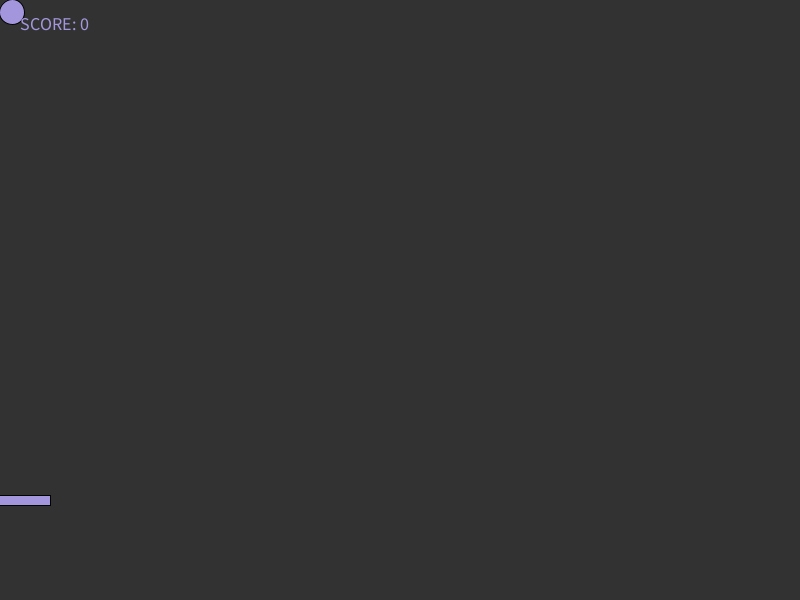
Frame 1 (no input)
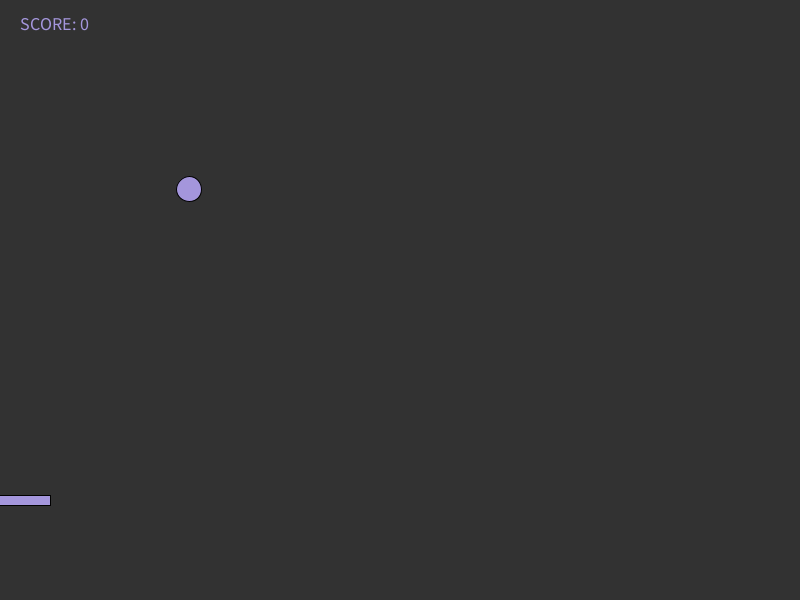
Frame 60 (the mouse pressed at the canvas centre just before this capture)
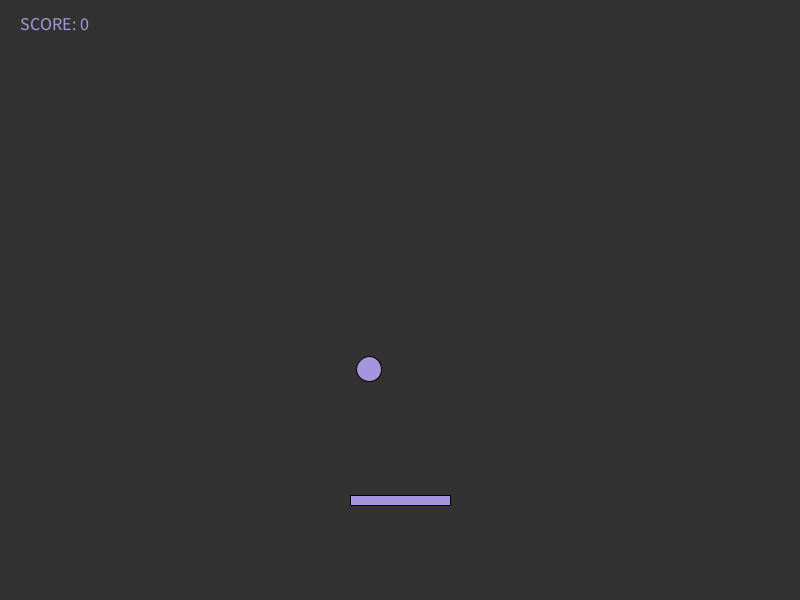
Frame 120 (the mouse held since frame 60 and released just before this capture)

The Processing sketch that drew these frames (run headless with seeded random() and noise(); from frame 60 on, the mouse is pressed at the canvas centre):

// Processing sketch: processing_163391
// ── processing_163391.pde

int diameter = 25;
int ydistance = diameter/2;
int xdistance = diameter/2;
int speed = 3;
int ydirection = 1;
int xdirection = 1;
int counter = 0;

void setup() {
  size(800, 600);
  background(50);
  fill(random(255), 150, 220);
}

void draw() {
  background(50);
  ellipse(xdistance, ydistance, diameter, diameter);

  rectMode(CENTER);
  rect(mouseX, height-100, 100, 10);

  //Move me
  ydistance += speed*ydirection;
  xdistance += speed*xdirection;

  //Did I hit the bottom?
  if (ydistance > height-diameter/2) {
    ydirection = -ydirection;
    println("I hit the bottom");
  }

  //Did I hit the top?
  if (ydistance < 0+diameter/2) {           
    ydirection = -ydirection;           
    println("I hit the top");
  }       

  //Did I hit the right side?       
  if (xdistance > width-diameter/2) {
    xdirection = -xdirection;
    println("I hit the right side");
  }

  //Did I hit the left side?
  if (xdistance < 0+diameter/2) {
    xdirection = -xdirection;
    println("I hit the left side");
  } 

  if ((mouseX+100 >= xdistance) && (xdistance >= mouseX-50) && (ydistance >= height-110) && (ydistance <= height-90)) {
    ydirection = -ydirection;
    println("You got me!");
    //if ((mouseX+100 >= xdistance) && (xdistance >= mouseX-50) && (ydistance >= height-110)){
    counter += 1;
    //}
  }
  
  if (counter >= 0) {
    textSize(18);
    text("SCORE: " + counter, 20, 30);
  }
}

//Q1: for the paddle to hit the ball on it's leftmost side, does mouseX-50 need to be used over mouseX?
//Q2: how to make the score count only when the ball hits from the top?
